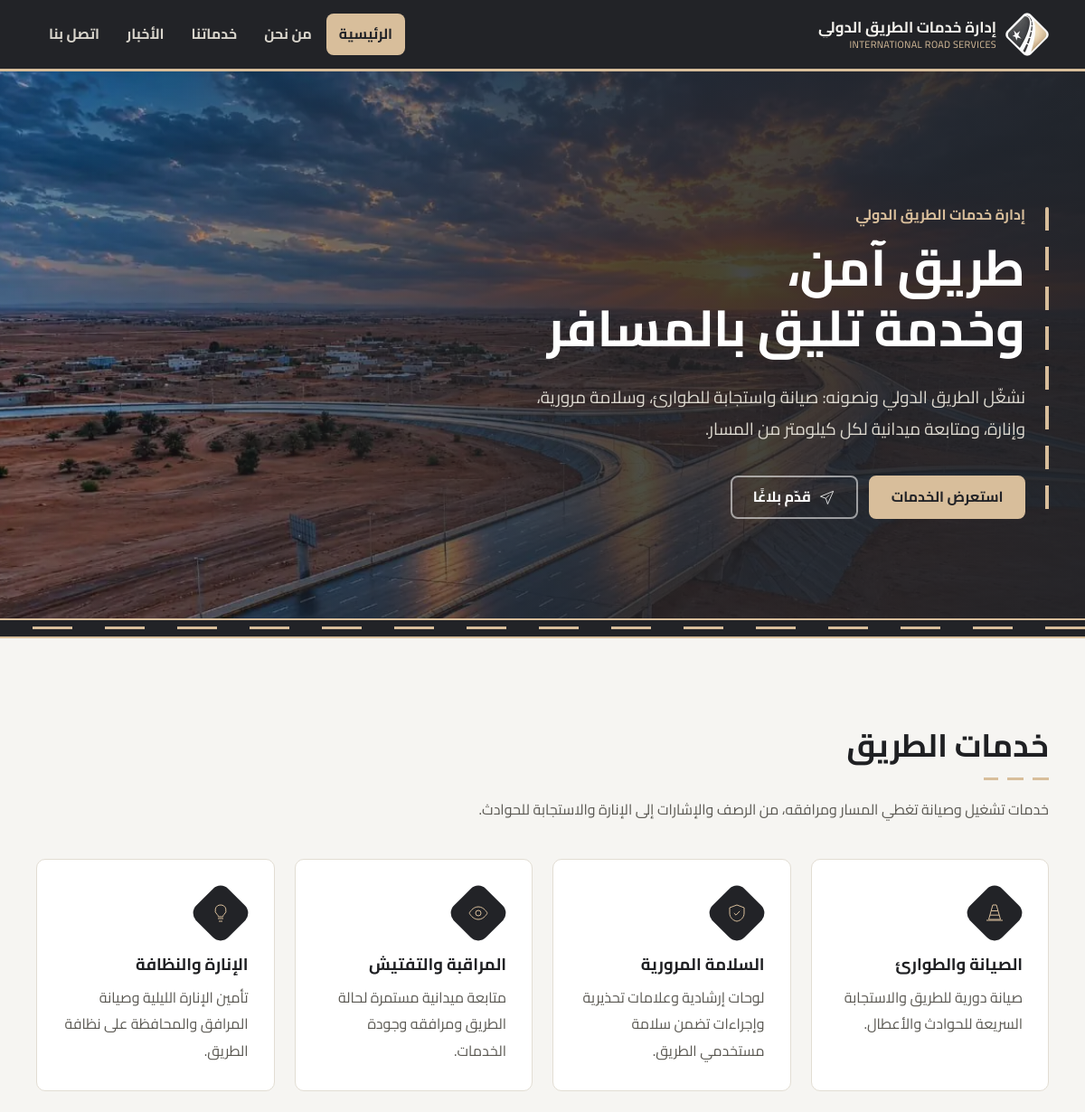
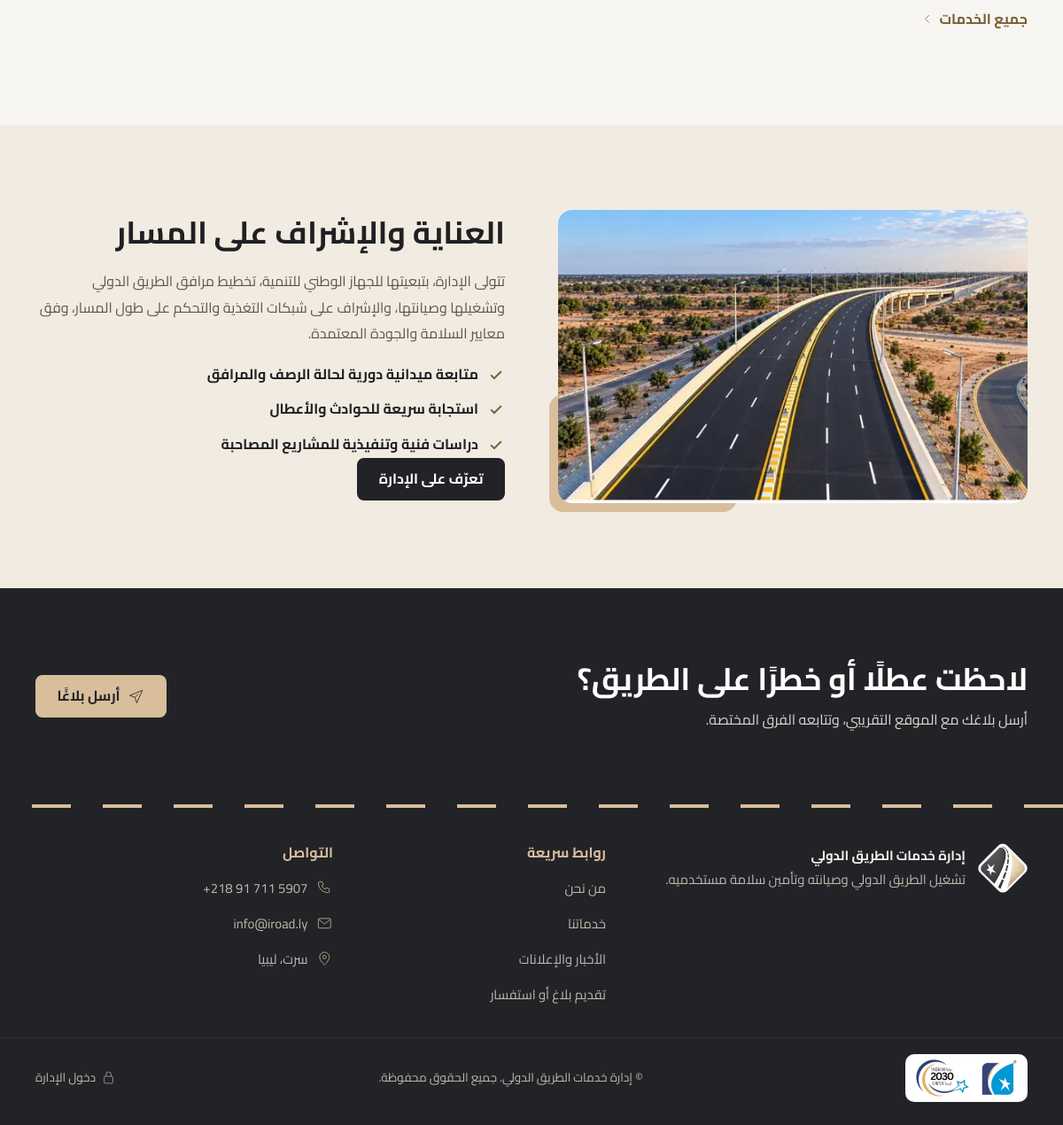
The page / on the database its author committed (2 pictures, top to bottom).
### tables this page shows
CREATE TABLE services(id integer primary key, title text, body text);

### app.py (the view)
@app.route("/")
def home():
    q = db().execute
    return render_template("index.html", services=q("select * from services limit 4").fetchall(),
                           news=q("select * from news order by id desc limit 3").fetchall())

### app.py (called while the page is built)
def db():
    if "db" not in g:
        g.db = sqlite3.connect(DB)
        g.db.row_factory = sqlite3.Row
    return g.db

@app.before_request
def csrf():
    session.setdefault("csrf", secrets.token_hex(16))
    if request.method == "POST" and request.form.get("csrf") != session["csrf"]:
        abort(400)

@app.context_processor
def inject():
    return {"site": SITE, "csrf": session.get("csrf")}

### templates/index.html (shortened to what this page needs)
{% extends "base.html" %}{% from "_macros.html" import icon %}
{% block body_class %}home{% endblock %}
{% block content %}
{% set svc_icons = ['tool','shield','eye','light'] %}
<section class="hero" aria-labelledby="hero-t">
  <img class="hero-bg" src="{{ url_for('static', filename='img/hero-1288.webp') }}"
       srcset="{{ url_for('static', filename='img/hero-640.webp') }} 640w, {{ url_for('static', filename='img/hero-1288.webp') }} 1288w"
       sizes="100vw" width="1288" height="588" alt="" fetchpriority="high">
  <div class="wrap hero-in">
    <div class="hero-txt">
      <p class="hero-kicker">{{ site.name }}</p>
      <h1 id="hero-t">طريق آمن،<br>وخدمة تليق بالمسافر</h1>
      <p class="hero-lead">نشغّل الطريق الدولي ونصونه: صيانة واستجابة للطوارئ، وسلامة مرورية، وإنارة، ومتابعة ميدانية لكل كيلومتر من المسار.</p>
      <div class="hero-acts">
        <a class="btn" href="{{ url_for('services') }}">استعرض الخدمات</a>
        <a class="btn btn-ghost-l" href="{{ url_for('contact') }}">{{ icon('send') }}قدّم بلاغًا</a>
      </div>
    </div>
  </div>
  <div class="road" aria-hidden="true"><span></span></div>
</section>
<section class="sec" aria-labelledby="svc-t">
  <div class="wrap">
    <div class="sec-h">
      <h2 id="svc-t">خدمات الطريق</h2>
      <p>خدمات تشغيل وصيانة تغطي المسار ومرافقه، من الرصف والإشارات إلى الإنارة والاستجابة للحوادث.</p>
    </div>
    {% if services %}
    <ul class="cards cards-4" role="list">
      {% for s in services %}
      <li class="card svc">
        <span class="svc-ico">{{ icon(svc_icons[loop.index0 % 4]) }}</span>
        <h3>{{ s.title }}</h3>
        <p>{{ s.body }}</p>
      </li>
      {% endfor %}
    </ul>
    <p class="sec-more"><a class="link" href="{{ url_for('services') }}">جميع الخدمات {{ icon('chev') }}</a></p>
    {% else %}
    <div class="empty">{{ icon('road') }}<p>ستُعرض الخدمات هنا فور إضافتها.</p></div>
    {% endif %}
  </div>
</section>
<section class="sec sec-alt" aria-labelledby="about-t">
  <div class="wrap split">
    <figure class="photo">
      <img src="{{ url_for('static', filename='img/supervision-1288.webp') }}"
           srcset="{{ url_for('static', filename='img/supervision-640.webp') }} 640w, {{ url_for('static', filename='img/supervision-1288.webp') }} 1288w"
           sizes="(min-width: 768px) 50vw, 100vw" width="1288" height="728" loading="lazy" decoding="async"
           alt="طريق سريع مزدوج بحارات متعددة وإنارة جانبية وجسر علوي">
    </figure>
    <div class="prose">
      <h2 id="about-t">العناية والإشراف على المسار</h2>
      <p>تتولى الإدارة، بتبعيتها للجهاز الوطني للتنمية، تخطيط مرافق الطريق الدولي وتشغيلها وصيانتها، والإشراف على شبكات التغذية والتحكم على طول المسار، وفق معايير السلامة والجودة المعتمدة.</p>
      <ul class="ticks" role="list">
        <li>{{ icon('check') }}متابعة ميدانية دورية لحالة الرصف والمرافق</li>
        <li>{{ icon('check') }}استجابة سريعة للحوادث والأعطال</li>
        <li>{{ icon('check') }}دراسات فنية وتنفيذية للمشاريع المصاحبة</li>
      </ul>
      <a class="btn btn-dark" href="{{ url_for('about') }}">تعرّف على الإدارة</a>
    </div>
  </div>
</section>
<section class="cta" aria-labelledby="cta-t">
  <img class="cta-bg" src="{{ url_for('static', filename='img/desert-road-1280.webp') }}"
       srcset="{{ url_for('static', filename='img/desert-road-800.webp') }} 800w, {{ url_for('static', filename='img/desert-road-1280.webp') }} 1280w"
       sizes="100vw" width="1280" height="526" alt="" loading="lazy" decoding="async">
  <div class="wrap cta-in">
    <div>
      <h2 id="cta-t">لاحظت عطلًا أو خطرًا على الطريق؟</h2>
      <p>أرسل بلاغك مع الموقع التقريبي، وتتابعه الفرق المختصة.</p>
    </div>
    <a class="btn" href="{{ url_for('contact') }}">{{ icon('send') }}أرسل بلاغًا</a>
  </div>
</section>
{% endblock %}

### templates/base.html (shortened to what this page needs)
<!DOCTYPE html>
<html lang="ar" dir="rtl">
<head>
<link rel="stylesheet" href="{{ url_for('static', filename='css/style.css') }}">
</head>
<body class="{% block body_class %}{% endblock %}">
{% from "_macros.html" import icon %}{% set ep = request.endpoint %}
<header class="top">
  <div class="wrap bar">
    <a class="brand" href="{{ url_for('home') }}">
      <img src="{{ url_for('static', filename='img/logo-icon-96.webp') }}" width="48" height="48" alt="">
      <span><b>{{ site.name }}</b><small dir="ltr">{{ site.en }}</small></span>
    </a>
    <nav id="nv" class="nav" aria-label="القائمة الرئيسية">
      <ul>
        {% for e,l in [('home','الرئيسية'),('about','من نحن'),('services','خدماتنا'),('news','الأخبار'),('contact','اتصل بنا')] %}
        <li><a href="{{ url_for(e) }}"{% if ep==e %} aria-current="page"{% endif %}>{{ l }}</a></li>
        {% endfor %}
      </ul>
    </nav>
  </div>
</header>
<main id="main" tabindex="-1">
{% block content %}{% endblock %}
</main>
<footer class="foot">
  <div class="lane" aria-hidden="true"></div>
  <div class="wrap cols">
    <div class="foot-about">
      <img src="{{ url_for('static', filename='img/logo-icon-96.webp') }}" width="56" height="56" alt="" loading="lazy">
      <p><b>{{ site.name }}</b><br>تشغيل الطريق الدولي وصيانته وتأمين سلامة مستخدميه.</p>
    </div>
    <nav aria-label="روابط سريعة">
      <h2 class="foot-h">روابط سريعة</h2>
      <ul class="foot-links">
        <li><a href="{{ url_for('about') }}">من نحن</a></li>
        <li><a href="{{ url_for('services') }}">خدماتنا</a></li>
        <li><a href="{{ url_for('news') }}">الأخبار والإعلانات</a></li>
        <li><a href="{{ url_for('contact') }}">تقديم بلاغ أو استفسار</a></li>
      </ul>
    </nav>
    <div>
      <h2 class="foot-h">التواصل</h2>
      <ul class="foot-contact">
        <li>{{ icon('phone') }}<a href="tel:{{ site.phone|replace(' ','') }}" dir="ltr">{{ site.phone }}</a></li>
        <li>{{ icon('mail') }}<a href="mailto:{{ site.email }}" dir="ltr">{{ site.email }}</a></li>
        <li>{{ icon('pin') }}<span>{{ site.address }}</span></li>
      </ul>
    </div>
  </div>
  <div class="wrap foot-base">
    <div class="marks" aria-label="الجهة المرجعية">
      <img src="{{ url_for('static', filename='img/entity-mark-64.webp') }}" width="40" height="40" alt="شعار الجهاز الوطني للتنمية" loading="lazy">
      <img src="{{ url_for('static', filename='img/vision-2030-120.webp') }}" width="60" height="42" alt="رؤية ليبيا 2030" loading="lazy">
    </div>
    <p>© {{ site.name }}. جميع الحقوق محفوظة.</p>
    <a class="foot-login" href="{{ url_for('login') }}">{{ icon('lock') }}دخول الإدارة</a>
  </div>
</footer>
</body>
</html>

### templates/_macros.html (shortened to what this page needs)
{% macro icon(name, cls='') -%}
<svg class="i {{ cls }}" aria-hidden="true" focusable="false"><use href="{{ url_for('static', filename='img/icons.svg') }}#{{ name }}"/></svg>
{%- endmacro %}

### rows shown on the page
services: title "الصيانة والطوارئ", body "صيانة دورية للطريق والاستجابة السريعة للحوادث والأعطال."
services: title "السلامة المرورية", body "لوحات إرشادية وعلامات تحذيرية وإجراءات تضمن سلامة مستخدمي الطريق."
services: title "المراقبة والتفتيش", body "متابعة ميدانية مستمرة لحالة الطريق ومرافقه وجودة الخدمات."
services: title "الإنارة والنظافة", body "تأمين الإنارة الليلية وصيانة المرافق والمحافظة على نظافة الطريق."

### other values the page prints
{{ site.name }} "إدارة خدمات الطريق الدولي"
{{ site.en }} "INTERNATIONAL ROAD SERVICES"
{{ l }} "الرئيسية" "من نحن" "خدماتنا" "الأخبار" "اتصل بنا"
{{ site.phone }} "+218 91 711 5907"
{{ site.email }} "info@iroad.ly"
{{ site.address }} "سرت، ليبيا"
